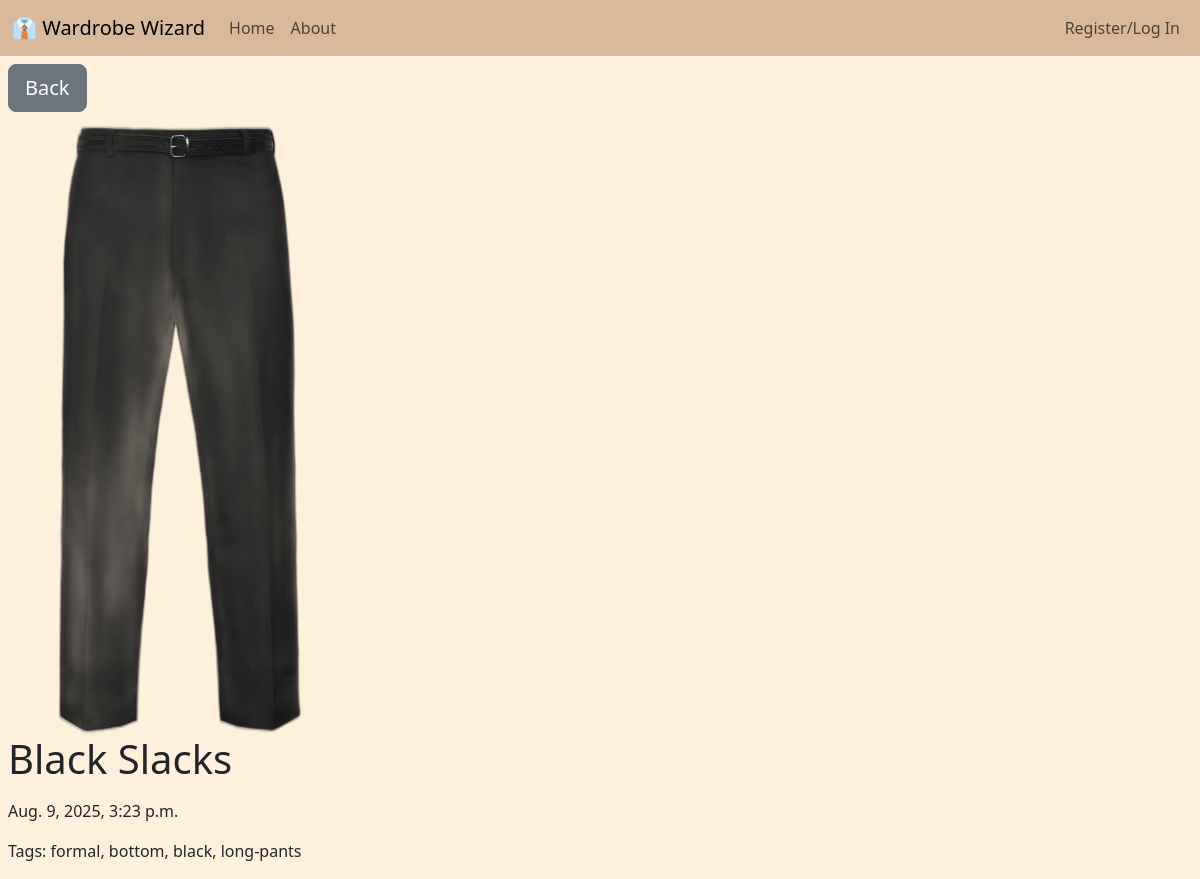
Screenshot of /closet/11/ with the database file from the repository.
### closet/models.py (models this page shows, shortened)
class ClothingItem(models.Model):
    title = models.CharField(max_length = 75)
    slug = models.SlugField(blank=True) #unused, urls generated by pk, left here for future deployments relating to slugs
    date = models.DateTimeField(auto_now_add = True) #auto adds date and time
    image = models.ImageField(default='fallback.jpeg', blank = True)
    user = models.ForeignKey(User, on_delete=models.CASCADE, default=None)
    tags = TaggableManager()

### closet/views.py (the view)
# urls.py: path("<int:pk>/", views.clothing_item_page, name="page"),
def clothing_item_page(request, pk):
    item = get_object_or_404(ClothingItem, pk=pk)
    return render(request, "closet/clothing_item_page.html", {"item": item})

### closet/templates/closet/clothing_item_page.html (shortened to what this page needs)
{% extends 'layout.html' %}
{% block content %}
    <div class="ps-2">
    <a href="{% url 'closet:list' %}" class="btn btn-secondary btn-lg mt-2 mb-2" >Back</a>
    <section>
    <img
        class="image"
        src="{{ item.image.url }}"
        alt="{{ item.title }}"
        style="max-width: 100%; height: auto; aspect-ratio: 1/1; object-fit: contain;"
    />
    <h1>{{ item.title }}</h1>
    <p>{{ item.date }}</p>
    <p>Tags:
        {% for tag in item.tags.all %}
            <span>{{ tag }}</span>{% if not forloop.last %}, {% endif %}
        {% endfor %}
    </p>
    </section>
    </div>
{% endblock %}

### static/css/style.css (style rules this page uses)
html body { background-color: #fff0db; }

### rows the page displays
ClothingItem: image (picture), title "Black Slacks", date "Aug. 9, 2025, 3:23 p.m."
Tag: name "formal"
Tag: name "bottom"
Tag: name "black"
Tag: name "long-pants"
